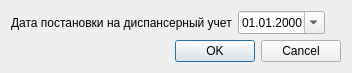
<?xml version="1.0" encoding="UTF-8"?>
<ui version="4.0">
 <class>ChangeDispanserBegDateLUD</class>
 <widget class="QDialog" name="ChangeDispanserBegDateLUD">
  <property name="geometry">
   <rect>
    <x>0</x>
    <y>0</y>
    <width>352</width>
    <height>71</height>
   </rect>
  </property>
  <property name="windowTitle">
   <string>Изменение пероида заболевания</string>
  </property>
  <layout class="QGridLayout" name="gridLayout">
   <item row="0" column="0">
    <widget class="QLabel" name="lblBegDate">
     <property name="text">
      <string>Дата постановки на диспансерный учет</string>
     </property>
    </widget>
   </item>
   <item row="0" column="1">
    <widget class="CDateEdit" name="edtBegDate">
     <property name="sizePolicy">
      <sizepolicy hsizetype="Preferred" vsizetype="Fixed">
       <horstretch>0</horstretch>
       <verstretch>0</verstretch>
      </sizepolicy>
     </property>
     <property name="displayFormat">
      <string>dd.MM.yyyy</string>
     </property>
     <property name="calendarPopup">
      <bool>true</bool>
     </property>
    </widget>
   </item>
   <item row="1" column="1">
    <spacer name="verticalSpacer">
     <property name="orientation">
      <enum>Qt::Vertical</enum>
     </property>
     <property name="sizeHint" stdset="0">
      <size>
       <width>20</width>
       <height>40</height>
      </size>
     </property>
    </spacer>
   </item>
   <item row="0" column="2">
    <spacer name="horizontalSpacer">
     <property name="orientation">
      <enum>Qt::Horizontal</enum>
     </property>
     <property name="sizeHint" stdset="0">
      <size>
       <width>40</width>
       <height>20</height>
      </size>
     </property>
    </spacer>
   </item>
   <item row="2" column="0" colspan="3">
    <widget class="QDialogButtonBox" name="buttonBox">
     <property name="orientation">
      <enum>Qt::Horizontal</enum>
     </property>
     <property name="standardButtons">
      <set>QDialogButtonBox::Cancel|QDialogButtonBox::Ok</set>
     </property>
    </widget>
   </item>
  </layout>
 </widget>
 <customwidgets>
  <customwidget>
   <class>CDateEdit</class>
   <extends>QDateEdit</extends>
   <header>library/DateEdit.h</header>
  </customwidget>
 </customwidgets>
 <resources/>
 <connections>
  <connection>
   <sender>buttonBox</sender>
   <signal>accepted()</signal>
   <receiver>ChangeDispanserBegDateLUD</receiver>
   <slot>accept()</slot>
   <hints>
    <hint type="sourcelabel">
     <x>248</x>
     <y>254</y>
    </hint>
    <hint type="destinationlabel">
     <x>157</x>
     <y>274</y>
    </hint>
   </hints>
  </connection>
  <connection>
   <sender>buttonBox</sender>
   <signal>rejected()</signal>
   <receiver>ChangeDispanserBegDateLUD</receiver>
   <slot>reject()</slot>
   <hints>
    <hint type="sourcelabel">
     <x>316</x>
     <y>260</y>
    </hint>
    <hint type="destinationlabel">
     <x>286</x>
     <y>274</y>
    </hint>
   </hints>
  </connection>
 </connections>
</ui>
